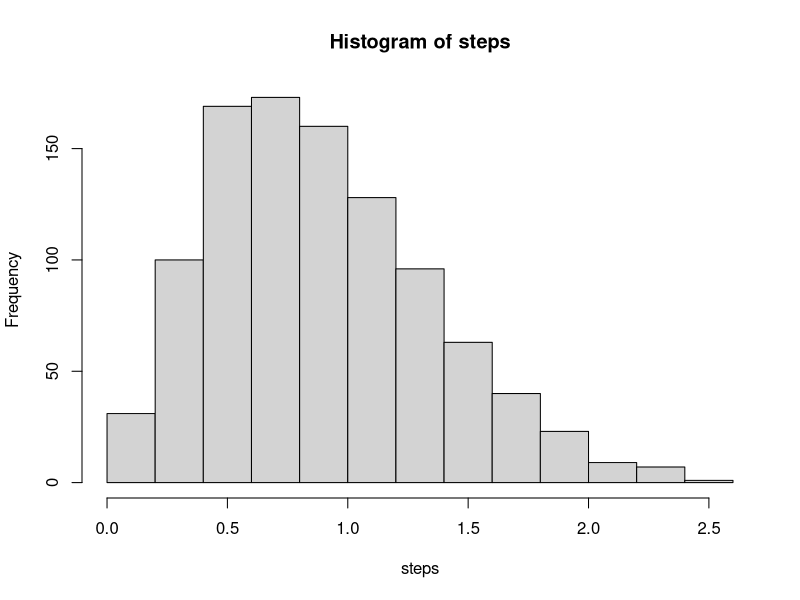
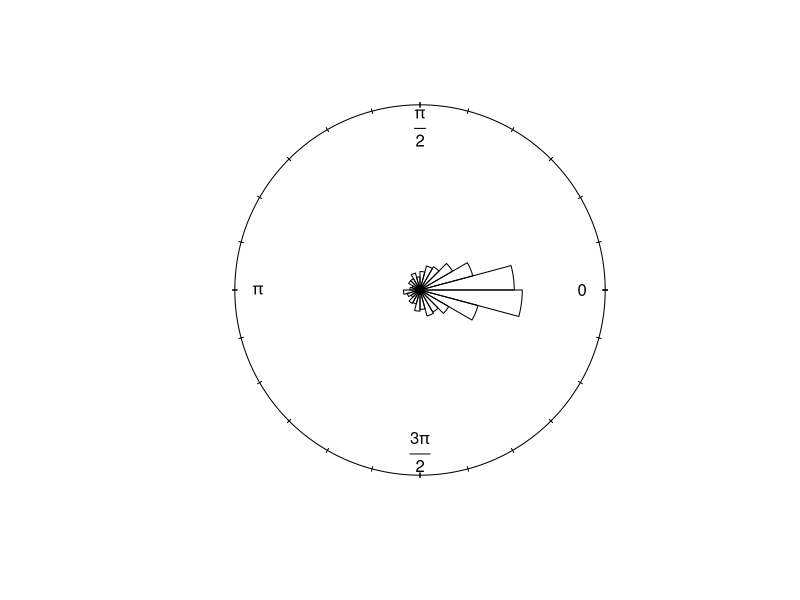
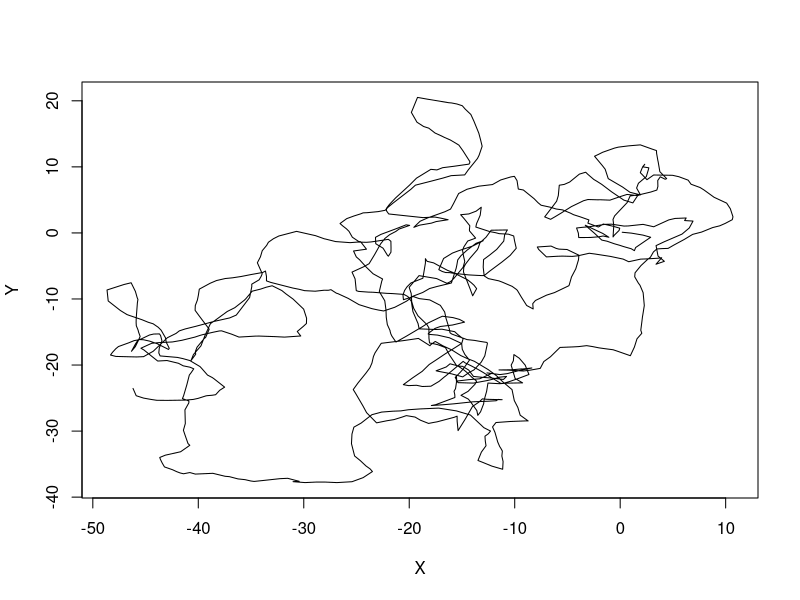

Source code (R) for these figures, in order:
library(circular)

# length of walk
  N<-1000

# make weibull distributed steps
  steps <- rweibull(N,2,1)
# check out their distribution
  hist(steps)

# make clustered turning angles
  theta <- rwrappedcauchy(N,mu=0,rho=.8)
# check out their distribution
  rose.diag(theta,bins=24)

# cumulative angle (absolute orientation)
  Phi <- cumsum(theta)

# step length components
  dX <- steps*cos(Phi)
  dY <- steps*sin(Phi)

# actual X-Y values
  X<-cumsum(dX)
  Y<-cumsum(dY)

# plot that puppy
  plot(X,Y,type="l")
